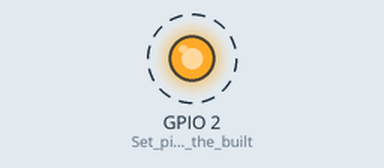
Simulated run of this program. Board: ESP32. Shown: output pins drawn as LEDs (lit = HIGH). Dashed ring = blinking. WiFi joins after 1.5 s; servers stay silent unless stated; what the program prints to the serial monitor is not drawn.

Above: at 0.05 s.
Timing chart, 0 to 3.0 s (numbered marks = the images above):
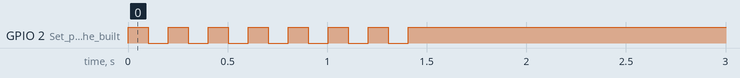

The program:

main.cpp
```cpp
#include <Arduino.h>
#include <WiFi.h>

#define WIFI_SSID "BELL124"
#define WIFI_PASSWORD "temp"

void setup() {
  Serial.begin(921600);
  pinMode(LED_BUILTIN, OUTPUT); // Set pin mode of the built in LED

  WiFi.begin(WIFI_SSID, WIFI_PASSWORD);

  Serial.println("Initializing");
}

bool isConnected = false;

void loop() {
  if (WiFi.status() == WL_CONNECTED && !isConnected) {
    Serial.println("Connected");
    digitalWrite(LED_BUILTIN, HIGH);
    isConnected = true;
  }

  if (WiFi.status() != WL_CONNECTED) {
    Serial.println(".");
    digitalWrite(LED_BUILTIN, !digitalRead(LED_BUILTIN));
    isConnected = false;
    delay(100);
  }
}
```

Measured:
- by itself, GPIO 2 (Set_pin_mode_of_the_built): alternates HIGH for 0.10 s and LOW for 0.10 s, 15 changes in all, then stays HIGH
